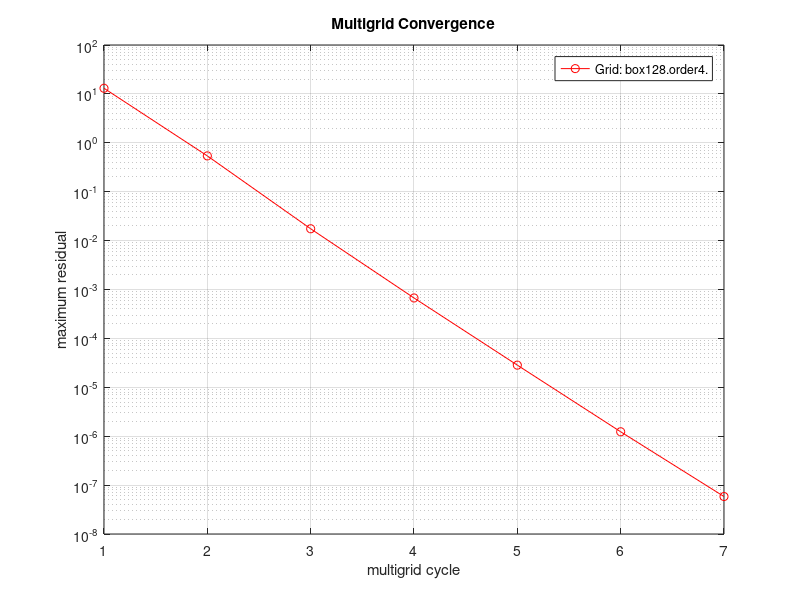

The MATLAB source for this figure:
t=[1 2 3 4 5 6 7 ];
defect=[1.304e+01 5.400e-01 1.746e-02 6.713e-04 2.839e-05 1.232e-06 5.840e-08 ];
clf
set(gca,'FontSize',16);
plot(t,defect,'r-o');
title('Multigrid Convergence');
ylabel('maximum residual');
xlabel('multigrid cycle');
set(gca,'YScale','log');
grid on
legend('Grid: box128.order4.','BC: DDDDDD.','Fourth-order accurate.','2.4e+06 points. 5 levels.','ave CR=0.040, ECR=0.50');
% pause
% print -deps2 residual.eps
